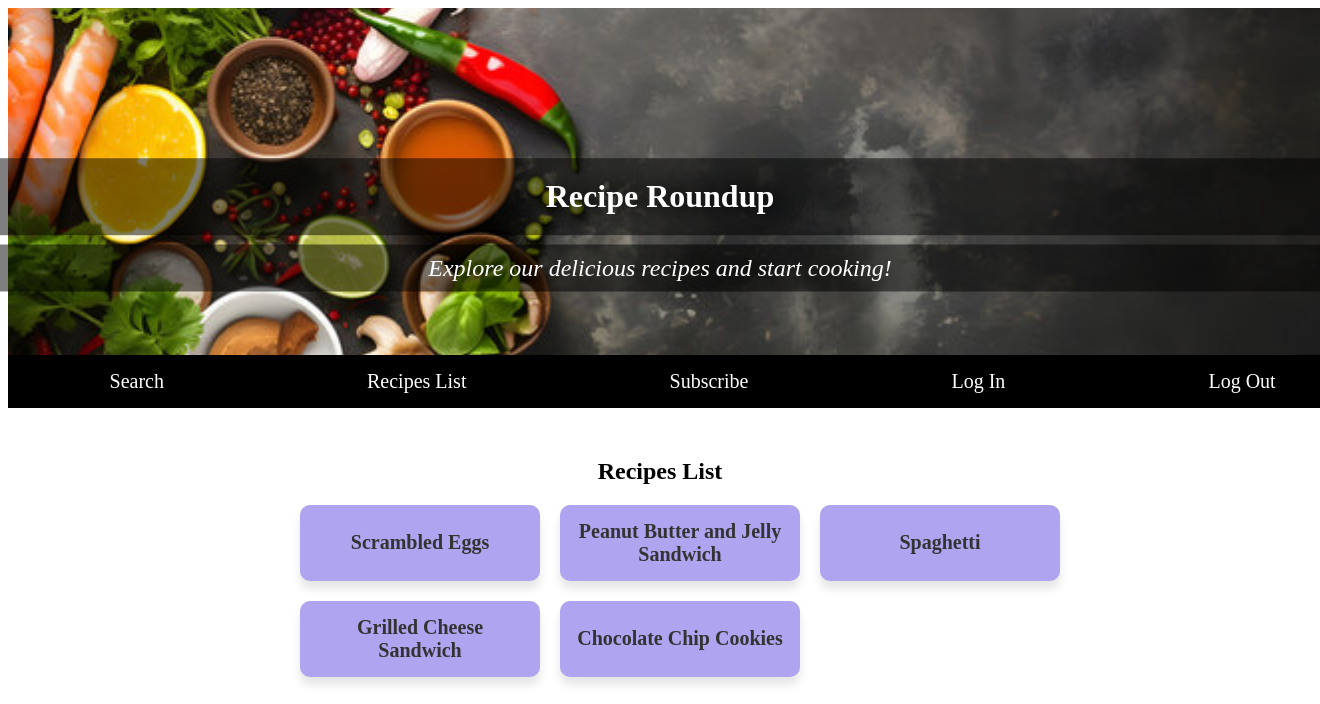
/recipes-list/ (signed in), run on an earlier commit of the app's database.
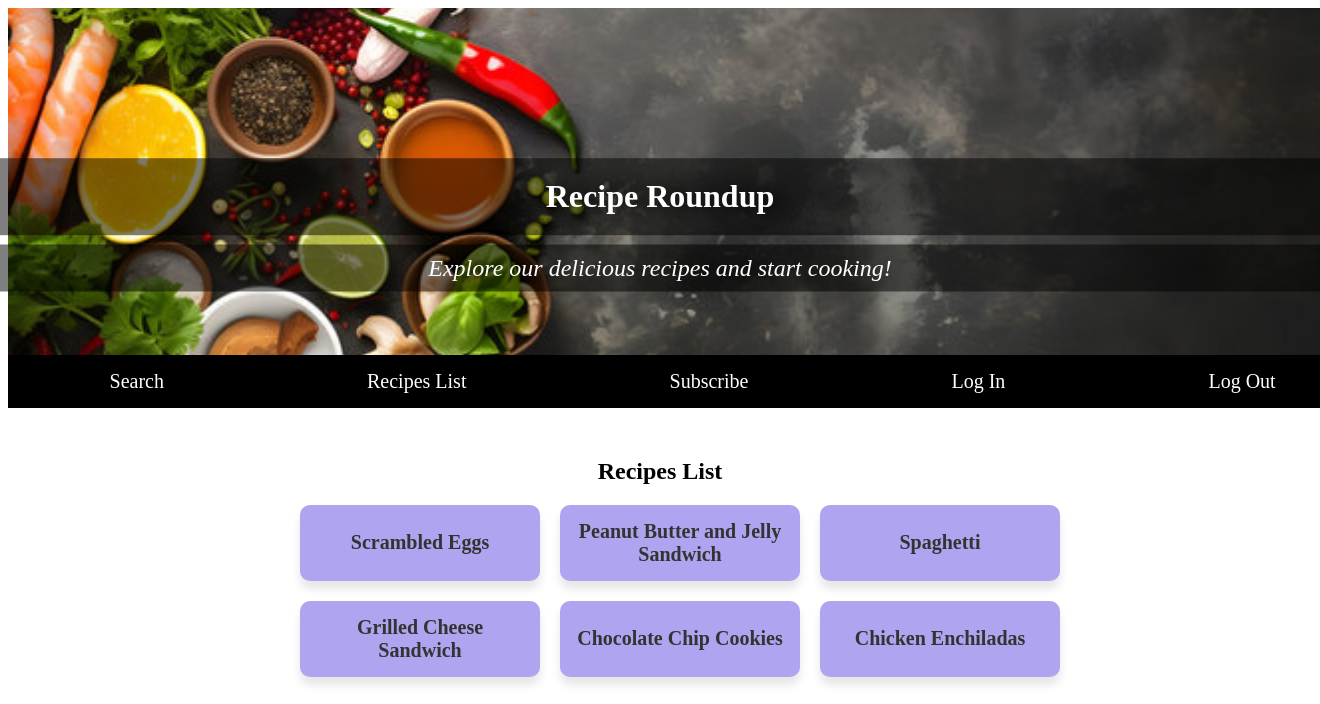
And on a later commit of the database.
### recipes/models.py (models this page shows, shortened)
class Recipe(models.Model):
    name = models.CharField(max_length=100)
    description = models.TextField()
    cooking_time = models.IntegerField()
    ingredients = models.TextField()
    difficulty_level_choices = (
        ('easy', 'Easy'),
        ('medium', 'Medium'),
        ('hard', 'Hard'),
    )
    difficulty_level = models.CharField(max_length=10, choices=difficulty_level_choices)
    pic = models.ImageField(upload_to='recipes', default='no_image.jpg')
    category_choices = (
        ('breakfast', 'Breakfast'),
        ('lunch', 'Lunch'),
        ('dinner', 'Dinner'),
        ('snack', 'Snack'),
        ('dessert', 'Dessert'),
    )
    category = models.CharField(max_length=10, choices=category_choices, default='lunch')

### recipes/views.py (the view)
# urls.py: path('recipes-list/', views.recipes_list, name='recipes_list'),
@login_required
def recipes_list(request):
    recipes = Recipe.objects.all()
    return render(request, 'recipes/recipes_list.html', {'recipes': recipes})

### recipes/templates/recipes/recipes_list.html (shortened to what this page needs)
{% load static %}
<!DOCTYPE html>
<html lang="en">
<head>
  <link rel="stylesheet" type="text/css" href="{% static 'recipes/styles.css' %}">
</head>
<body>
  <div class="container">
    <img src="{% static 'recipes/images/Ingredientbanner.jpg' %}" alt="ingredients">
    <h1>Recipe Roundup</h1>
    <p class="description">Explore our delicious recipes and start cooking!</p>
    <div class="banner">
      <a href="#">Search</a>
      <a href="{% url 'recipes:recipes_list' %}">Recipes List</a>
      <a href="#">Subscribe</a>
      <a href="{% url 'login' %}">Log In</a>
      <a href="{% url 'logout' %}">Log Out</a>
    </div>
  </div>
  <div class="container1">
    <h2>Recipes List</h2>
    <ul class="recipe-list">
      {% for recipe in recipes %}
      <li class="recipe-item">
        <a href="{% url 'recipes:recipe_details' recipe.id %}">{{ recipe.name }}</a>
      </li>
      {% endfor %}
    </ul>
  </div>
</body>
</html>

### recipes/static/recipes/styles.css (style rules this page uses)
.container { position: relative; width: 100%; height: 400px; }
img { width: 110%; height: 100%; object-fit: cover; }
h1 { position: absolute; top: 40%; left: 50%; transform: translate(-50%, -40%); color: white; font-size: 2em; text-align: center; width: 100%; margin: 5; padding: 20px; background-color: rgba(0, 0, 0, 0.5); text-shadow: 10px 0 20px black; }
.description { position: absolute; top: 65%; left: 50%; transform: translate(-50%, -50%); color: white; font-style: italic; font-size: 1.5em; text-align: center; width: 105%; margin: 0; padding: 10px; background-color: rgba(0, 0, 0, 0.5); text-shadow: 10px 0 40px black; }
.banner { position: absolute; bottom: 0; left: 0; width: 105%; background-color: #000; padding: 10px 0; display: flex; justify-content: space-around; align-items: center; }
.banner a { color: white; text-decoration: none; padding: 5px 10px; font-size: 20px; }
h2 { text-align: center; margin-bottom: 20px; }
.container1 { max-width: 800px; margin: 20px auto; padding: 10px 20px; text-align: center; }
.recipe-list { display: grid; grid-template-columns: repeat(auto-fill, minmax(200px, 1fr)); gap: 20px; }
.recipe-item { background-color: #aea4ef; padding: 15px; border-radius: 10px; box-shadow: 0 8px 10px rgba(0, 0, 0, 0.1); transition: transform 0.3s ease; list-style-type: none; }
.recipe-item a { color: #333; font-weight: bold; text-decoration: none; font-size: 20px; text-decoration: none; display: flex; justify-content: center; align-items: center; height: 100%; }

What changed in the data, as far as the page shows it:
added Recipe: name "Chicken Enchiladas"
